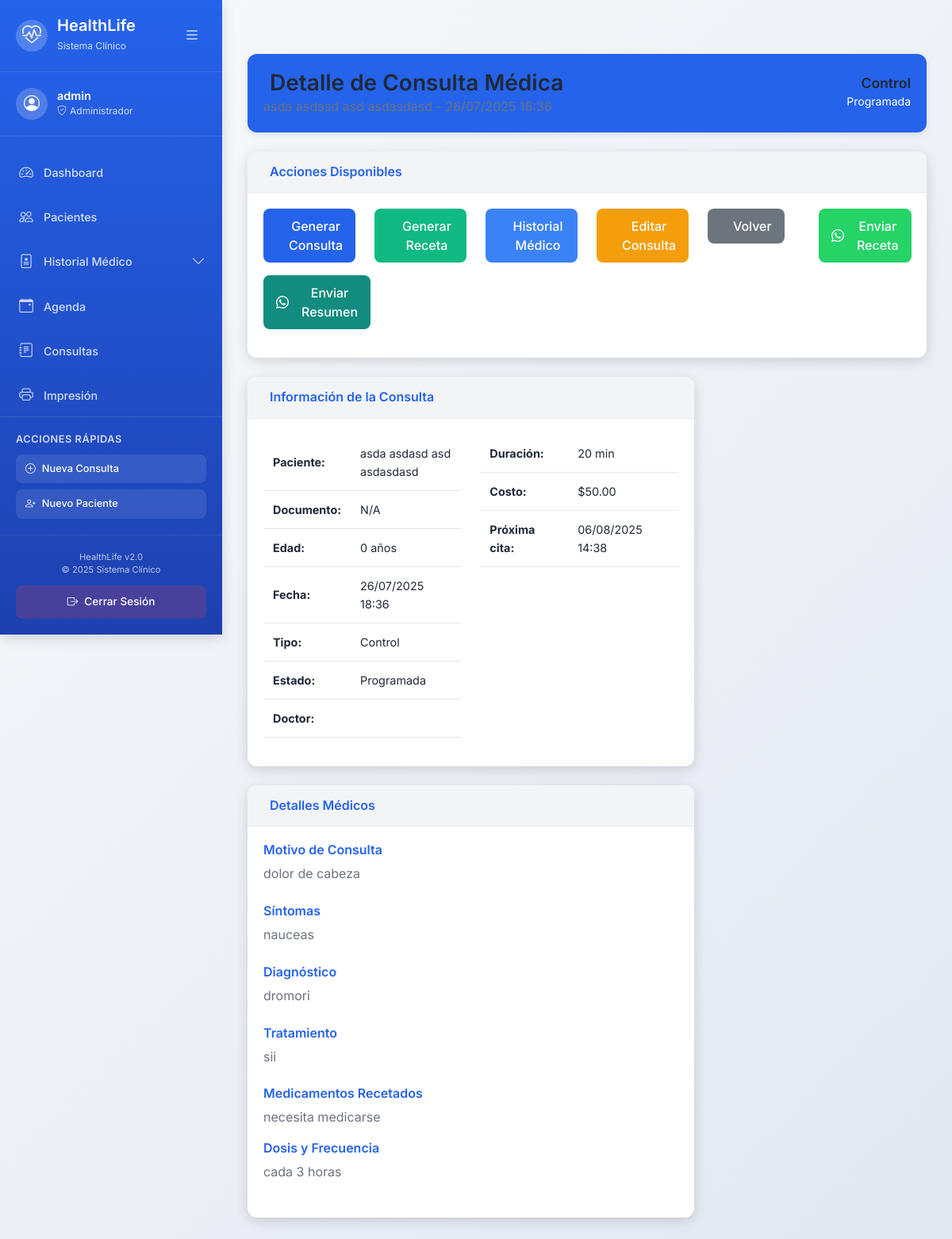
The page /consultas/consultas/7/ (signed in) on the database as committed earlier.
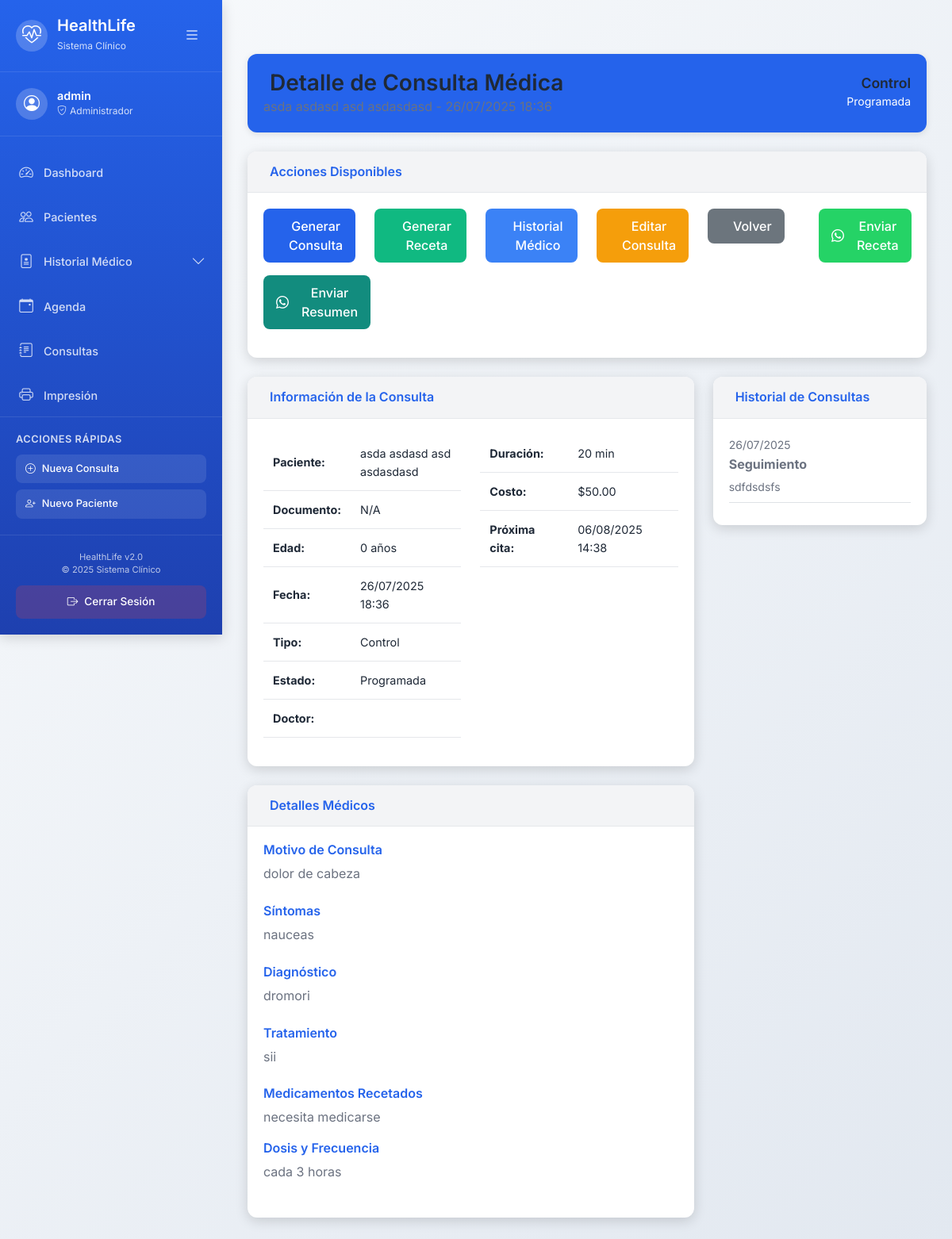
The same page on the database as committed later.
### consultas/models.py (models this page shows, shortened)
class Consulta(models.Model):
    paciente = models.ForeignKey(Paciente, on_delete=models.CASCADE, related_name='consultas', null=True, blank=True)
    paciente_nombre = models.CharField(max_length=100, blank=True, null=True)
    motivo = models.TextField(help_text="Motivo principal de la consulta")
    sintomas = models.TextField(blank=True, null=True, help_text="Síntomas presentados por el paciente")
    diagnostico = models.TextField(help_text="Diagnóstico médico")
    tratamiento = models.TextField(help_text="Tratamiento prescrito")
    presion_arterial = models.CharField(max_length=20, blank=True, null=True, help_text="Ej: 120/80")
    temperatura = models.DecimalField(max_digits=4, decimal_places=1, blank=True, null=True, help_text="Temperatura en °C")
    peso = models.DecimalField(max_digits=5, decimal_places=2, blank=True, null=True, help_text="Peso en kg")
    altura = models.DecimalField(max_digits=3, decimal_places=2, blank=True, null=True, help_text="Altura en metros")
    frecuencia_cardiaca = models.IntegerField(blank=True, null=True, help_text="Latidos por minuto")
    ESTADO_CHOICES = [
        ('Programada', 'Programada'),
        ('En Progreso', 'En Progreso'),
        ('Completada', 'Completada'),
        ('Cancelada', 'Cancelada'),
        ('Reagendada', 'Reagendada'),
    ]
    estado = models.CharField(max_length=20, choices=ESTADO_CHOICES, default='Completada')
    TIPO_CHOICES = [
        ('Primera Vez', 'Primera Vez'),
        ('Control', 'Control'),
        ('Emergencia', 'Emergencia'),
        ('Seguimiento', 'Seguimiento'),
        ('Especialista', 'Especialista'),
    ]
    tipo_consulta = models.CharField(max_length=20, choices=TIPO_CHOICES, default='Control')
    medicamentos_recetados = models.TextField(blank=True, null=True, help_text="Medicamentos prescritos")
    dosis_medicamentos = models.TextField(blank=True, null=True, help_text="Dosis y frecuencia de medicamentos")
    proxima_cita = models.DateTimeField(blank=True, null=True, help_text="Fecha de la próxima cita")
    observaciones_cita = models.TextField(blank=True, null=True, help_text="Observaciones para la próxima cita")
    fecha = models.DateTimeField(auto_now_add=True)
    fecha_actualizacion = models.DateTimeField(auto_now=True)
    doctor = models.ForeignKey(settings.AUTH_USER_MODEL, on_delete=models.CASCADE)
    duracion_consulta = models.IntegerField(blank=True, null=True, help_text="Duración en minutos")
    costo_consulta = models.DecimalField(max_digits=8, decimal_places=2, blank=True, null=True, help_text="Costo de la consulta")
    notas_adicionales = models.TextField(blank=True, null=True, help_text="Notas adicionales del doctor")
    class Meta:
        ordering = ['-fecha']
        verbose_name = "Consulta"
        verbose_name_plural = "Consultas"
        indexes = [
            models.Index(fields=['paciente', 'fecha']),
            models.Index(fields=['doctor', 'fecha']),
            models.Index(fields=['estado', 'fecha']),
            models.Index(fields=['tipo_consulta', 'fecha']),
        ]
    def calcular_imc(self):
        if self.peso and self.altura:
            return round(self.peso / (self.altura ** 2), 2)
        return None
    def obtener_categoria_imc(self):
        imc = self.calcular_imc()
        return None
    def obtener_historial_consultas(self):
        if self.paciente:
            return Consulta.objects.filter(paciente=self.paciente).exclude(id=self.id).order_by('-fecha')
        return Consulta.objects.none()
    def calcular_duracion_consulta(self):
        return self.duracion_consulta
    def obtener_estadisticas_vitales(self):
        return {
            'presion_arterial': self.presion_arterial,
            'temperatura': self.temperatura,
            'peso': self.peso,
            'altura': self.altura,
            'frecuencia_cardiaca': self.frecuencia_cardiaca,
            'imc': self.calcular_imc(),
            'categoria_imc': self.obtener_categoria_imc(),
        }
    def obtener_alertas_medicas(self):
        alertas = []
        if self.temperatura and self.temperatura > 38:
            alertas.append(f"⚠️ Temperatura elevada: {self.temperatura}°C")
        imc = self.calcular_imc()
        if imc:
            if imc < 18.5:
                alertas.append(f"⚠️ IMC bajo: {imc} (Bajo peso)")
            elif imc > 30:
                alertas.append(f"⚠️ IMC alto: {imc} (Obesidad)")
        if self.frecuencia_cardiaca:
            if self.frecuencia_cardiaca > 100:
                alertas.append(f"⚠️ Frecuencia cardíaca alta: {self.frecuencia_cardiaca} lpm")
            elif self.frecuencia_cardiaca < 60:
                alertas.append(f"⚠️ Frecuencia cardíaca baja: {self.frecuencia_cardiaca} lpm")
        return alertas

### consultas/views.py (the view)
# urls.py: path('consultas/<int:consulta_id>/', views.detalle_consulta, name='detalle_consulta'),
@login_required
def detalle_consulta(request, consulta_id):
    consulta = get_object_or_404(Consulta, id=consulta_id)
    if consulta.doctor != request.user:
        messages.error(request, "🚫 No tienes permiso para ver esta consulta.")
        return redirect('dashboard')
    historial_consultas = consulta.obtener_historial_consultas()
    estadisticas_vitales = consulta.obtener_estadisticas_vitales()
    alertas_medicas = consulta.obtener_alertas_medicas()
    context = {
        'consulta': consulta,
        'historial_consultas': historial_consultas,
        'estadisticas_vitales': estadisticas_vitales,
        'alertas_medicas': alertas_medicas,
    }
    return render(request, 'consultas/detalle_consulta.html', context)

### pacientes/models.py (called while the page is built)
    def edad(self):
        from datetime import date
        if self.fecha_nacimiento:
            today = date.today()
            return today.year - self.fecha_nacimiento.year - (
                (today.month, today.day) < (self.fecha_nacimiento.month, self.fecha_nacimiento.day)
            )
        return None

    def nombre_completo(self):
        nombres = f"{self.primer_nombre}"
        if self.otros_nombres:
            nombres += f" {self.otros_nombres}"
        apellidos = f"{self.primer_apellido}"
        if self.segundo_apellido:
            apellidos += f" {self.segundo_apellido}"
        return f"{nombres} {apellidos}"

### templates/consultas/detalle_consulta.html (shortened to what the changed rows need)
{% extends 'base.html' %}
{% block content %}
<div class="container mt-5">
    <div class="row mb-4">
        <div class="col-12">
            <div class="card bg-primary text-white">
                <div class="card-body">
                    <div class="d-flex justify-content-between align-items-center">
                        <div>
                            <h2 class="mb-0">
                                Detalle de Consulta Médica
                            </h2>
                        </div>
                    </div>
                </div>
            </div>
        </div>
    </div>
    <div class="row">
        <div class="col-md-4">
            {% if historial_consultas %}
            <div class="card shadow mb-4">
                <div class="card-header py-3">
                    <h6 class="m-0 font-weight-bold text-primary">
                        Historial de Consultas
                    </h6>
                </div>
                <div class="card-body">
                    {% for consulta_hist in historial_consultas|slice:":5" %}
                    <div class="border-bottom pb-2 mb-2">
                        <small class="text-muted">{{ consulta_hist.fecha|date:"d/m/Y" }}</small>
                        <p class="mb-1"><strong>{{ consulta_hist.get_tipo_consulta_display }}</strong></p>
                        <p class="small text-muted mb-0">{{ consulta_hist.diagnostico|truncatechars:50 }}</p>
                    </div>
                    {% endfor %}
                </div>
            </div>
            {% endif %}
        </div>
    </div>
</div>
{% endblock %}

Rows that differ between the two databases and show on the page:
added Consulta: fecha "26/07/2025", tipo_consulta "Seguimiento", diagnostico "sdfdsdsfs"
Other text that changed with them:
text now shown: "Historial de Consultas"
